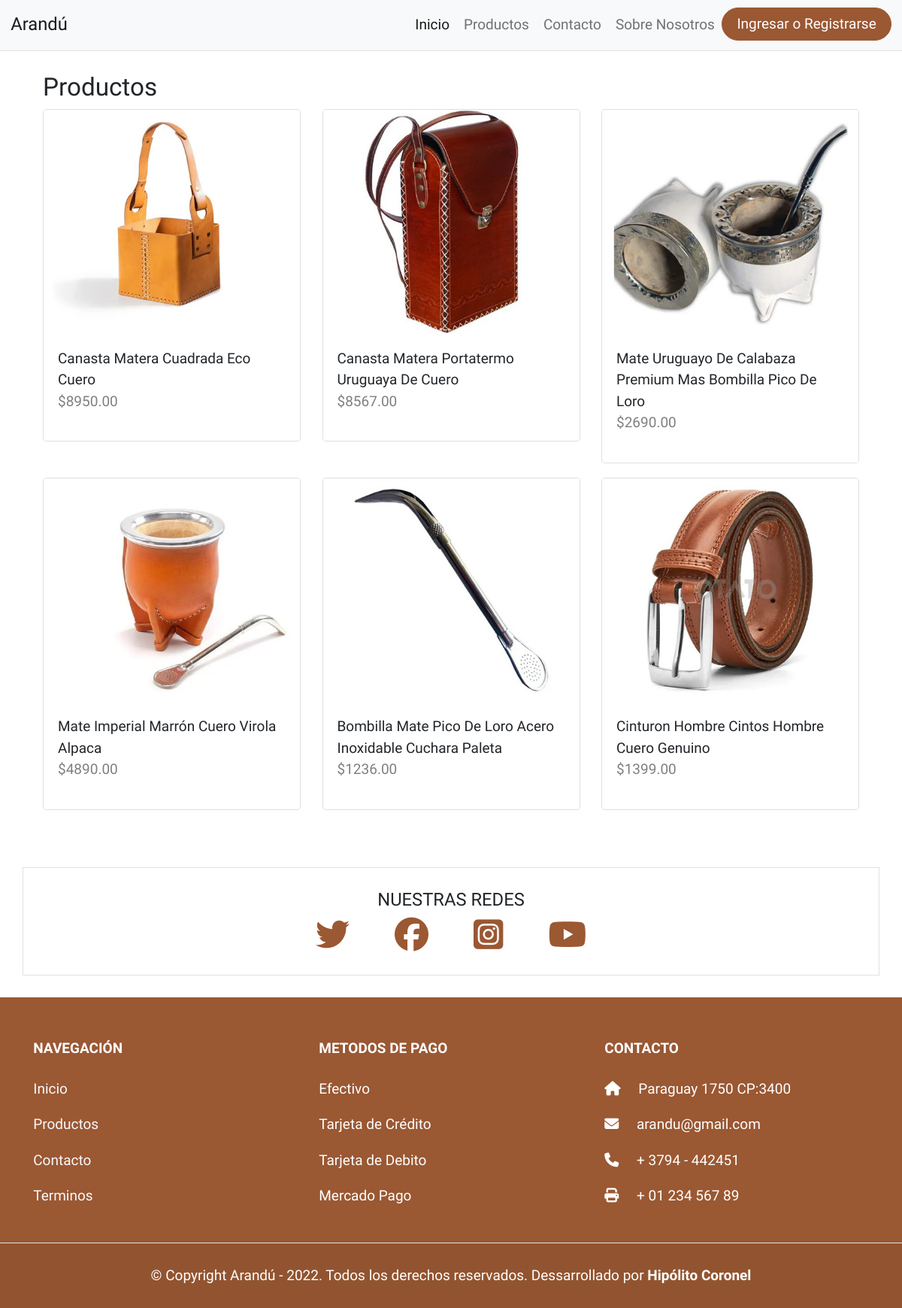
The app's page /index.php/index_controller/productos1 with its own data.
### tables this page shows
CREATE TABLE `producto` (
  `idProducto` int(11) NOT NULL,
  `nombre` varchar(70) NOT NULL,
  `descripcion` varchar(100) NOT NULL,
  `precio` decimal(10,2) NOT NULL,
  `img_producto` text NOT NULL,
  `estado` int(1) NOT NULL,
  `idCategoria` int(11) NOT NULL,
  `stock` int(11) NOT NULL
);

### application/controllers/index_controller.php (called while the page is built, shortened)
<?php
class Index_Controller extends CI_Controller
{
	public function __construct()
	{
		$this->load->model('producto_model');
	}
	public function productos1(){
		$data['productos'] = $this->producto_model->select_productos();
		$this->load->view('plantillas/header.php', array('title'=>'Catalogo de productos'));
		$this->load->view('plantillas/navbar.php');
		$this->load->view('productos1', $data);
		$this->load->view('plantillas/footer.php');
	}
}

### index.php (called while the page is built, shortened)
<?php
require_once BASEPATH.'core/CodeIgniter.php';

### application/models/producto_model.php (called while the page is built, shortened)
<?php
    class Producto_model extends CI_model{
        public function select_productos(){
            $this->db->select('*');
            $this->db->from('producto');
            $this->db->join('categoria','categoria.idCategoria = producto.idCategoria');
            $query = $this->db->get();
            return $query->result();
        }
    }

### application/views/productos1.php (the view, shortened to what this page needs)
<div class="categorias-container px-5 mt-4">
    <h3>Productos</h3>
    <div class="row">
        <?php foreach($productos as $producto){?>
        <div class="col-xs-12 col-sm-6 col-md-4 mb-3">
            <div class="card card-product">
                    <img src="<?= base_url()?>/uploads/<?= $producto->img_producto?>" class="card-img-top" alt="">
                <div class="card-body">
                    <p class="card-text font-sec mb-0"><?=$producto->nombre?></p>
                    <p class="text-black-50 mt-0">$<?= $producto->precio?></p>
                </div>
            </div>
        </div>
        <?php }?>
</div>
</div>
<br>

### assets/css/principal.css (style rules this page uses)
:root { --primary-color: #5b1f00; --secondary-color: #9a5833; }
* { padding: 0; margin: 0; box-sizing: border-box; font-size: 19px; font-family: 'Oswald', sans-serif; }
.font-sec { font-family: 'Quicksand', sans-serif; }

### records on screen
producto: img_producto (picture), nombre "Canasta Matera Cuadrada Eco Cuero", precio "8950.00"
producto: img_producto (picture), nombre "Canasta Matera Portatermo Uruguaya De Cuero", precio "8567.00"
producto: img_producto (picture), nombre "Mate Uruguayo De Calabaza Premium Mas Bombilla Pico De Loro", precio "2690.00"
producto: img_producto (picture), nombre "Mate Imperial Marrón Cuero Virola Alpaca", precio "4890.00"
producto: img_producto (picture), nombre "Bombilla Mate Pico De Loro Acero Inoxidable Cuchara Paleta", precio "1236.00"
producto: img_producto (picture), nombre "Cinturon Hombre Cintos Hombre Cuero Genuino", precio "1399.00"
